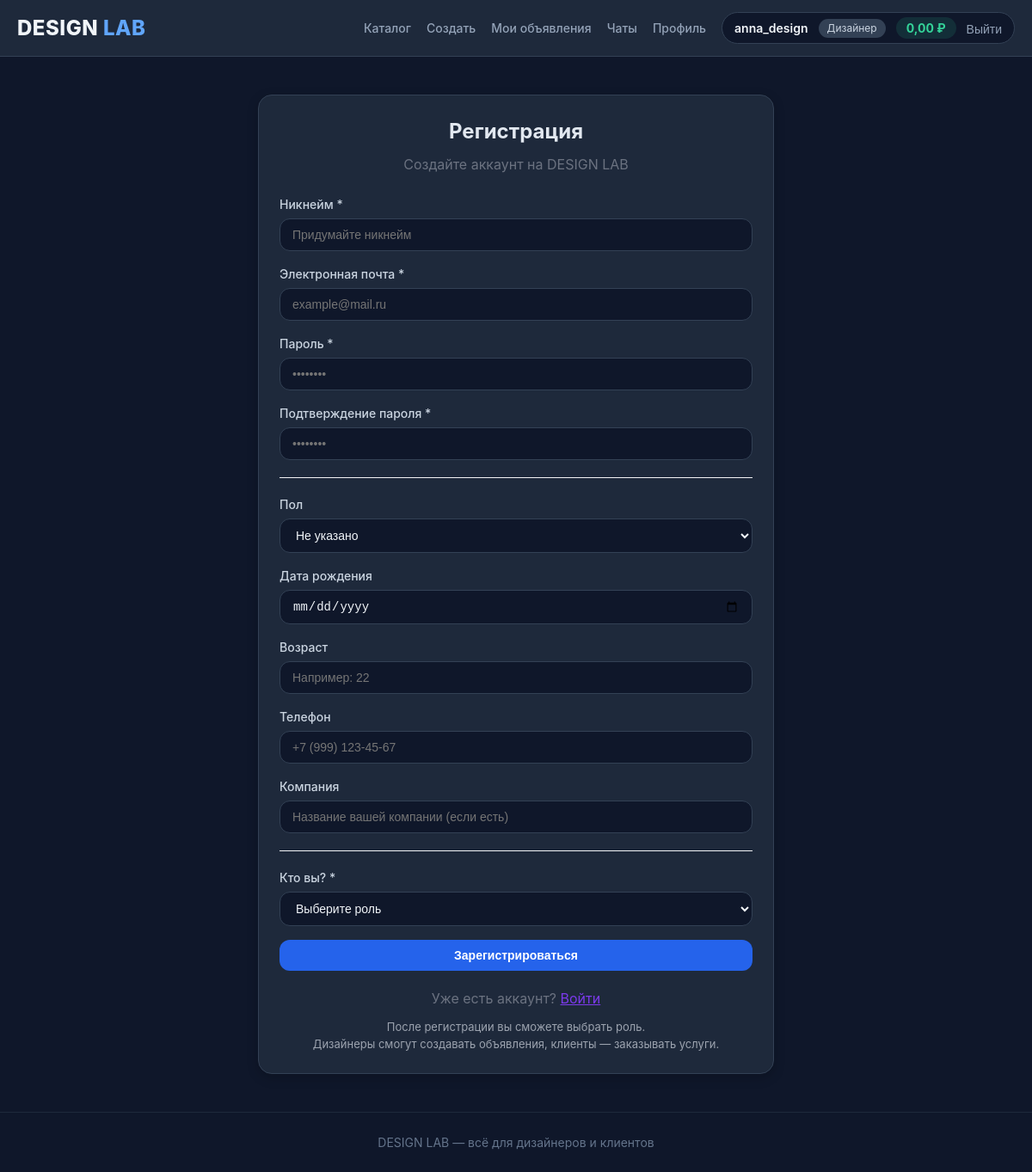
/register/ (signed in), run on the app's committed database.
### accounts/models.py (models this page shows, shortened)
class User(AbstractUser):
    ROLE_CHOICES = [
        ('admin', 'Администратор'),
        ('designer', 'Дизайнер'),
        ('client', 'Клиент'),
    ]
    role = models.CharField(max_length=20, choices=ROLE_CHOICES, default='client')
    phone = models.CharField(max_length=20, blank=True)
    avatar = models.ImageField(upload_to='avatars/', blank=True, null=True)
    bio = models.TextField(blank=True)
    company = models.CharField(max_length=200, blank=True)
    gender = models.CharField(max_length=10, blank=True)
    birth_date = models.DateField(null=True, blank=True)
    age = models.IntegerField(null=True, blank=True)
    created_at = models.DateTimeField(auto_now_add=True)
    last_seen = models.DateTimeField(null=True, blank=True)
    balance = models.DecimalField(max_digits=10, decimal_places=2, default=0, verbose_name='Баланс (руб)')
    @property
    def is_admin(self):
        return self.role == 'admin'

### core/views.py (the view, shortened to what this page needs)
# urls.py: path('register/', views.register, name='register'),
def register(request):
    return render(request, 'register.html')

### templates/register.html (shortened to what this page needs)
{% extends 'base.html' %}
{% block content %}
<div style="max-width: 600px; margin: 0 auto;">
    <div class="card">
        <h2 style="text-align: center; margin-bottom: 8px;">Регистрация</h2>
        <p style="text-align: center; color: #6b7280; margin-bottom: 24px;">Создайте аккаунт на DESIGN LAB</p>
        <form method="post">
            <div class="form-group">
                <label>Никнейм *</label>
                <input type="text" name="username" required placeholder="Придумайте никнейм">
            </div>
            <div class="form-group">
                <label>Электронная почта *</label>
                <input type="email" name="email" required placeholder="example@mail.ru">
            </div>
            <div class="form-group">
                <label>Пароль *</label>
                <input type="password" name="password1" required placeholder="••••••••">
            </div>
            <div class="form-group">
                <label>Подтверждение пароля *</label>
                <input type="password" name="password2" required placeholder="••••••••">
            </div>
            <hr style="border: none; border-top: 1px solid #f3f4f6; margin: 20px 0;">
            <div class="form-group">
                <label>Пол</label>
                <select name="gender">
                    <option value="">Не указано</option>
                </select>
            </div>
            <div class="form-group">
                <label>Дата рождения</label>
                <input type="date" name="birth_date">
            </div>
            <div class="form-group">
                <label>Возраст</label>
                <input type="number" name="age" placeholder="Например: 22" min="1" max="120">
            </div>
            <div class="form-group">
                <label>Телефон</label>
                <input type="text" name="phone" placeholder="+7 (999) 123-45-67">
            </div>
            <div class="form-group">
                <label>Компания</label>
                <input type="text" name="company" placeholder="Название вашей компании (если есть)">
            </div>
            <hr style="border: none; border-top: 1px solid #f3f4f6; margin: 20px 0;">
            <div class="form-group">
                <label>Кто вы? *</label>
                <select name="role" required>
                    <option value="">Выберите роль</option>
                </select>
            </div>
            <button type="submit" class="btn" style="width: 100%;">Зарегистрироваться</button>
        </form>
        <p style="text-align: center; margin-top: 20px; color: #6b7280;">
            Уже есть аккаунт? <a href="{% url 'login' %}" style="color: #7c3aed;">Войти</a>
        </p>
        <p style="text-align: center; margin-top: 12px; font-size: 13px; color: #9ca3af;">
            После регистрации вы сможете выбрать роль.<br>
            Дизайнеры смогут создавать объявления, клиенты — заказывать услуги.
        </p>
    </div>
</div>
{% endblock %}

### templates/base.html (shortened to what this page needs)
<!DOCTYPE html>
<html lang="ru">
<head>
</head>
<body>
    <header class="header">
        <div class="container">
            <div class="header-content">
                <a href="/" class="logo">DESIGN <span>LAB</span></a>
                <div class="nav">
                    {% if user.is_authenticated %}
                        <a href="{% url 'services_list' %}">Каталог</a>
                        {% if user.role == 'designer' %}
                            <a href="{% url 'create_service' %}">Создать</a>
                            <a href="{% url 'my_services' %}">Мои объявления</a>
                            <a href="{% url 'chats_list' %}">
                                Чаты
                            </a>
                            <a href="{% url 'profile' %}">Профиль</a>
                        {% endif %}
                        <div class="user-info">
                            <span class="user-name">{{ user.username }}</span>
                            <span class="user-role">{{ user.get_role_display }}</span>
                            <span class="user-balance">{{ user.balance }} ₽</span>
                            <form method="post" action="{% url 'logout' %}" style="display:inline;">
                                <button type="submit" class="logout-btn">Выйти</button>
                            </form>
                        </div>
                    {% else %}
                        <a href="{% url 'login' %}">Вход</a>
                        <a href="{% url 'register' %}">Регистрация</a>
                    {% endif %}
                </div>
            </div>
        </div>
    </header>
    <main class="main">
        <div class="container">
            {% block content %}
            {% endblock %}
        </div>
    </main>
    <footer class="footer">
        <div class="container">
            DESIGN LAB — всё для дизайнеров и клиентов
        </div>
    </footer>
</body>
</html>

### templates/base.html (style rules this page uses)
* { margin: 0; padding: 0; box-sizing: border-box; }
body { font-family: -apple-system, BlinkMacSystemFont, 'Segoe UI', Roboto, Arial, sans-serif; background: #0f172a; color: #e2e8f0; line-height: 1.5; }
.container { max-width: 1200px; margin: 0 auto; padding: 0 20px; }
.header { background: #1e293b; border-bottom: 1px solid #334155; padding: 14px 0; position: sticky; top: 0; z-index: 100; }
.header-content { display: flex; justify-content: space-between; align-items: center; flex-wrap: wrap; gap: 12px; }
.logo { font-size: 24px; font-weight: 800; color: #f1f5f9; text-decoration: none; letter-spacing: 0.5px; }
.logo span { color: #60a5fa; }
.nav { display: flex; gap: 18px; align-items: center; flex-wrap: wrap; }
.nav a { text-decoration: none; color: #94a3b8; font-size: 14px; font-weight: 500; transition: color 0.2s; }
.user-info { display: flex; align-items: center; gap: 12px; background: #0f172a; border: 1px solid #334155; padding: 5px 14px; border-radius: 30px; }
.user-name { font-weight: 600; font-size: 14px; color: #f1f5f9; }
.user-role { font-size: 12px; color: #cbd5e1; background: #334155; padding: 2px 10px; border-radius: 30px; }
.user-balance { font-size: 14px; font-weight: 700; color: #34d399; background: rgba(52, 211, 153, 0.12); padding: 2px 12px; border-radius: 30px; }
.logout-btn { background: none; border: none; color: #94a3b8; cursor: pointer; font-size: 14px; transition: color 0.2s; }
.main { padding: 44px 0; min-height: 70vh; }
.footer { text-align: center; padding: 24px 0; color: #64748b; border-top: 1px solid #1e293b; font-size: 14px; }
.btn { display: inline-block; padding: 10px 24px; border-radius: 12px; border: none; font-size: 14px; font-weight: 600; cursor: pointer; background: #2563eb; color: #fff; text-decoration: none; transition: background 0.2s, transform 0.1s; }
.card { background: #1e293b; border: 1px solid #334155; border-radius: 16px; padding: 24px; box-shadow: 0 4px 14px rgba(0, 0, 0, 0.2); transition: border-color 0.2s, transform 0.2s; }
.form-group { margin-bottom: 16px; }
.form-group label { display: block; font-size: 14px; font-weight: 500; margin-bottom: 6px; color: #cbd5e1; }
.form-group input, .form-group select, .form-group textarea { width: 100%; padding: 10px 14px; border-radius: 12px; border: 1px solid #334155; font-size: 14px; background: #0f172a; color: #f1f5f9; transition: border-color 0.2s; }

### data on the page
User: username "anna_design", role "Дизайнер", balance "0,00"
